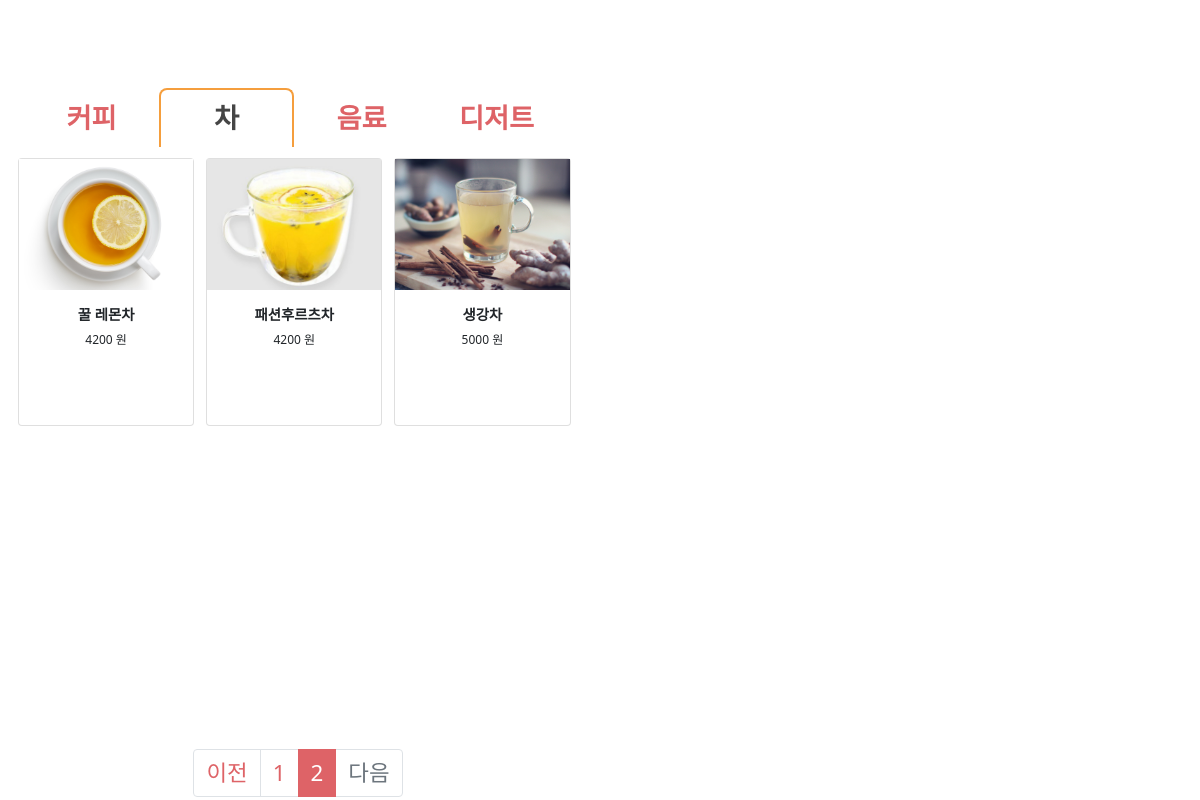
Page /menu2/?page=2 on the committed database.
### main/models.py (models this page shows, shortened)
class List(models.Model):
    food_num = models.BigAutoField(primary_key=True)
    food_name = models.CharField(max_length=200, null=False)
    price = models.IntegerField(default=0, null=False)
    food_explain = models.TextField(max_length=2000, blank=True, null=True)
    allergy = models.CharField(max_length=250, null=True, blank=True)
    category = models.CharField(max_length=250, null=False)
    image = models.ImageField(upload_to='static/menuimg/', blank=True, null=True)

### main/views.py (the view)
# urls.py: path('menu2/', views.Menu2, name='menu2'),
@xframe_options_sameorigin
def Menu2(request):
    q = List.objects.values_list('category', flat=True).distinct()
    page = request.GET.get('page', '1')  # 페이지
    tea_category = List.objects.filter(category='차')
    tea_paginator = Paginator(tea_category, 6)  # 페이지당 n개씩 보여주기
    tea_page_obj = tea_paginator.get_page(page)
    context = {
        'tea_category':tea_page_obj,
        'q':q,
        }
    return render(request, 'menu2.html', context)

### templates/menu2.html (shortened to what this page needs)
{% extends "base.html" %}
{% load static %}
{% block content %}
<body>
    <ul class="nav nav-tabs nav-justified">
        <li class="nav-item">
            <a class="nav-link" href="{% url 'kiosk:menu1' %}">커피</a>
        </li>
        <li class="nav-item">
            <a class="nav-link active" href="{% url 'kiosk:menu2' %}">차</a>
        </li>
        <li class="nav-item">
            <a class="nav-link" href="{% url 'kiosk:menu3' %}">음료</a>
        </li>
        <li class="nav-item">
            <a class="nav-link" href="{% url 'kiosk:menu4' %}">디저트</a>
        </li>
    </ul>
    <div class="container">
        <div class="tab-content">
            <div class="tab-pane active" id="차">
            {% if tea_category %}
            {% for tea in tea_category%}
                <div class="list-box">
                    <div class="card h-100" type="button" value='innerHTML' onclick="addRow('{{tea.food_name}}', '{{tea.price}}')">
                        {% if tea.image  %}
                            <img style="aspect-ratio: 4 / 3; object-fit: contain;" src="{{tea.image.url}}" alt="" >
                        {% else %}
                            <img class="card-img-top" src="https://dummyimage.com/450x300/dee2e6/6c757d.jpg" alt="..." />
                        {% endif %}
                        <div class="card-body p-4">
                            <div class="text-center">
                                <h5 class="fw-bolder">{{tea.food_name}}</h5>
                                <p class="fw-lighter">{{tea.price}} 원</p>
                            </div>
                        </div>
                    </div>
                </div>
            {% endfor %}
            {% endif %}
                <div class="paging">
                    <ul class="pagination justify-content-center">
                        {% if tea_category.has_previous %}
                        <li class="page-item">
                            <a class="page-link" href="?page={{ tea_category.previous_page_number }}">이전</a>
                        </li>
                        {% else %}
                        <li class="page-item disabled">
                            <a class="page-link" tabindex="-1" aria-disabled="true" href="#">이전</a>
                        </li>
                        {% endif %}
                        {% for page_number in tea_category.paginator.page_range %}
                        {% if page_number == tea_category.number %}
                        <li class="page-item active" aria-current="page">
                            <a class="page-link" href="?page={{ page_number }}">{{ page_number }}</a>
                        </li>
                        {% else %}
                        <li class="page-item">
                            <a class="page-link" href="?page={{ page_number }}">{{ page_number }}</a>
                        </li>
                        {% endif %}
                        {% endfor %}
                        {% if tea_category.has_next %}
                        <li class="page-item">
                            <a class="page-link" href="?page={{ tea_category.next_page_number }}">다음</a>
                        </li>
                        {% else %}
                        <li class="page-item disabled">
                            <a class="page-link" tabindex="-1" aria-disabled="true" href="#">다음</a>
                        </li>
                        {% endif %}
                    </ul>
                </div>
            </div>
        </div>
    </div>
</body>
{% endblock %}

### static/stylesheets/base.css (style rules this page uses)
body { font-family : "Lucida Grande", Vardana, Arial, sans-serif; font-size : 12px; }

### static/stylesheets/menu.css (style rules this page uses)
* { margin: 0; padding: 0; text-align: center; }
* { margin:0; padding:0; }
a { text-decoration:none; }
.container { width: 50%; height: 77%; position: absolute; bottom: 4%; left: 0; }
div .list-box { float: left; width: 32%; height: 280px; flex: 800%; padding: 1%; }
ul { list-style:none; }
a { text-decoration:none; color:#333; }
.paging { position: relative; right: 30px; }

### rows in the picture
List: image (picture), food_name "꿀 레몬차", price "4200"
List: image (picture), food_name "패션후르츠차", price "4200"
List: image (picture), food_name "생강차", price "5000"

### other values in the picture
{{ page_number }} "1"
{{ page_number }} "2"
